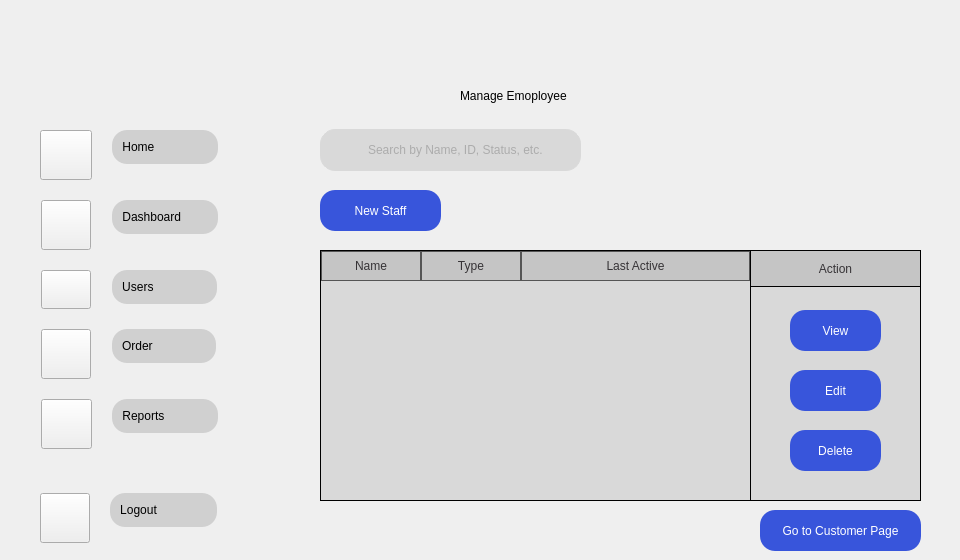
    <widget class="QWidget" name="US">
     <property name="styleSheet">
      <string notr="true">#US{
border-image: url(&quot;:/images/4.png&quot;) 0 0 0 0 stretch stretch;
background-repeat: (no-repeat);
backkground-position: (fixed);

}
#QLabel{
font-family: &quot;Fredoka&quot;;
font-size: 20px;
}</string>
     </property>
     <widget class="QWidget" name="verticalLayoutWidget_13">
      <property name="geometry">
       <rect>
        <x>30</x>
        <y>490</y>
        <width>241</width>
        <height>56</height>
       </rect>
      </property>
      <layout class="QVBoxLayout" name="verticalLayout_27">
       <item>
        <layout class="QFormLayout" name="formLayout_11">
         <property name="fieldGrowthPolicy">
          <enum>QFormLayout::FieldsStayAtSizeHint</enum>
         </property>
         <property name="rowWrapPolicy">
          <enum>QFormLayout::WrapLongRows</enum>
         </property>
         <property name="labelAlignment">
          <set>Qt::AlignCenter</set>
         </property>
         <property name="formAlignment">
          <set>Qt::AlignLeading|Qt::AlignLeft|Qt::AlignVCenter</set>
         </property>
         <property name="horizontalSpacing">
          <number>20</number>
         </property>
         <property name="verticalSpacing">
          <number>20</number>
         </property>
         <property name="leftMargin">
          <number>10</number>
         </property>
         <item row="0" column="0">
          <widget class="QPushButton" name="s2_3">
           <property name="styleSheet">
            <string notr="true">QPushButton{
border-image: url(&quot;:/Icons/Profilenowhite.png&quot;) 0 0 0 0 stretch stretch;
background-repeat: no-repeat;
 width: 42px;
    height: 42px;

}</string>
           </property>
           <property name="text">
            <string/>
           </property>
          </widget>
         </item>
         <item row="0" column="1">
          <layout class="QVBoxLayout" name="verticalLayout_28">
           <item>
            <widget class="QPushButton" name="Settbut_5">
             <property name="styleSheet">
              <string notr="true">QPushButton {
            background-color: #D0D0D0;
			border-style: outset;
			 padding: 10px;
            border-radius: 15px; /* Adjust this value for desired roundness */
            border-color: #D0D0D0; /* Example border color */
				
}

QPushButton:hover {
    background-color: #D9d9d9; /* Color when the mouse hovers over it */
	padding: 10px;
            border-radius: 15px; /* Adjust this value for desired roundness */
}
QPushButton:pressed {
    background-color: #797979; /* Color when the button is clicked down */
	padding: 10px;
            border-radius: 15px; /* Adjust this value for desired roundness */
}</string>
             </property>
             <property name="text">
              <string>Logout               </string>
             </property>
             <property name="autoDefault">
              <bool>false</bool>
             </property>
             <property name="default">
              <bool>false</bool>
             </property>
             <property name="flat">
              <bool>false</bool>
             </property>
            </widget>
           </item>
          </layout>
         </item>
        </layout>
       </item>
      </layout>
     </widget>
     <widget class="QWidget" name="verticalLayoutWidget_11">
      <property name="geometry">
       <rect>
        <x>30</x>
        <y>130</y>
        <width>241</width>
        <height>323</height>
       </rect>
      </property>
      <layout class="QVBoxLayout" name="verticalLayout_21">
       <property name="spacing">
        <number>1</number>
       </property>
       <property name="sizeConstraint">
        <enum>QLayout::SetFixedSize</enum>
       </property>
       <item>
        <layout class="QFormLayout" name="formLayout_9">
         <property name="sizeConstraint">
          <enum>QLayout::SetDefaultConstraint</enum>
         </property>
         <property name="fieldGrowthPolicy">
          <enum>QFormLayout::FieldsStayAtSizeHint</enum>
         </property>
         <property name="rowWrapPolicy">
          <enum>QFormLayout::WrapLongRows</enum>
         </property>
         <property name="labelAlignment">
          <set>Qt::AlignCenter</set>
         </property>
         <property name="formAlignment">
          <set>Qt::AlignLeading|Qt::AlignLeft|Qt::AlignVCenter</set>
         </property>
         <property name="horizontalSpacing">
          <number>20</number>
         </property>
         <property name="verticalSpacing">
          <number>20</number>
         </property>
         <property name="leftMargin">
          <number>10</number>
         </property>
         <property name="topMargin">
          <number>0</number>
         </property>
         <property name="bottomMargin">
          <number>0</number>
         </property>
         <item row="0" column="0">
          <widget class="QPushButton" name="h2_3">
           <property name="styleSheet">
            <string notr="true">QPushButton{
border-image: url(&quot;:/Icons/Home.png&quot;) 0 0 0 0 stretch stretch;
background-repeat: no-repeat;
 width: 44px;
    height: 42px;

}</string>
           </property>
           <property name="text">
            <string/>
           </property>
          </widget>
         </item>
         <item row="0" column="1">
          <layout class="QVBoxLayout" name="verticalLayout_22">
           <item>
            <widget class="QPushButton" name="Homebut_5">
             <property name="styleSheet">
              <string notr="true">QPushButton {
            background-color: #D0D0D0;
			border-style: outset;
			 padding: 10px;
            border-radius: 15px; /* Adjust this value for desired roundness */
            border-color: #D0D0D0; /* Example border color */
				
}

QPushButton:hover {
    background-color: #D9d9d9; /* Color when the mouse hovers over it */
	padding: 10px;
            border-radius: 15px; /* Adjust this value for desired roundness */
}
QPushButton:pressed {
    background-color: #797979; /* Color when the button is clicked down */
	padding: 10px;
            border-radius: 15px; /* Adjust this value for desired roundness */
}</string>
             </property>
             <property name="text">
              <string>Home                </string>
             </property>
             <property name="shortcut">
              <string/>
             </property>
             <property name="autoDefault">
              <bool>false</bool>
             </property>
             <property name="default">
              <bool>false</bool>
             </property>
             <property name="flat">
              <bool>true</bool>
             </property>
            </widget>
           </item>
          </layout>
         </item>
         <item row="1" column="0">
          <widget class="QPushButton" name="db2_3">
           <property name="styleSheet">
            <string notr="true">QPushButton{
border-image: url(&quot;:/Icons/DashB.png&quot;) 0 0 0 0 stretch stretch;
background-repeat: no-repeat;
 width: 42px;
    height: 42px;

}</string>
           </property>
           <property name="text">
            <string/>
           </property>
          </widget>
         </item>
         <item row="1" column="1">
          <layout class="QVBoxLayout" name="verticalLayout_23">
           <item>
            <widget class="QPushButton" name="Dashbut_5">
             <property name="styleSheet">
              <string notr="true">QPushButton {
            background-color: #D0D0D0;
			border-style: outset;
			 padding: 10px;
            border-radius: 15px; /* Adjust this value for desired roundness */
            border-color: #D0D0D0; /* Example border color */
				
}

QPushButton:hover {
    background-color: #D9d9d9; /* Color when the mouse hovers over it */
	padding: 10px;
            border-radius: 15px; /* Adjust this value for desired roundness */
}
QPushButton:pressed {
    background-color: #797979; /* Color when the button is clicked down */
	padding: 10px;
            border-radius: 15px; /* Adjust this value for desired roundness */
}</string>
             </property>
             <property name="text">
              <string>Dashboard        </string>
             </property>
             <property name="autoDefault">
              <bool>false</bool>
             </property>
             <property name="default">
              <bool>false</bool>
             </property>
             <property name="flat">
              <bool>false</bool>
             </property>
            </widget>
           </item>
          </layout>
         </item>
         <item row="2" column="0">
          <widget class="QPushButton" name="u2_3">
           <property name="styleSheet">
            <string notr="true">QPushButton{
border-image: url(&quot;:/Icons/User.png&quot;) 0 0 0 0 stretch stretch;
background-repeat: no-repeat;
 width: 42px;
    height: 31px;

}</string>
           </property>
           <property name="text">
            <string/>
           </property>
          </widget>
         </item>
         <item row="2" column="1">
          <layout class="QVBoxLayout" name="verticalLayout_24">
           <item>
            <widget class="QPushButton" name="Userbut_5">
             <property name="styleSheet">
              <string notr="true">QPushButton {
            background-color: #D0D0D0;
			border-style: outset;
			 padding: 10px;
            border-radius: 15px; /* Adjust this value for desired roundness */
            border-color: #D0D0D0; /* Example border color */
				
}

QPushButton:hover {
    background-color: #D9d9d9; /* Color when the mouse hovers over it */
	padding: 10px;
            border-radius: 15px; /* Adjust this value for desired roundness */
}
QPushButton:pressed {
    background-color: #797979; /* Color when the button is clicked down */
	padding: 10px;
            border-radius: 15px; /* Adjust this value for desired roundness */
}</string>
             </property>
             <property name="text">
              <string>Users                </string>
             </property>
             <property name="autoDefault">
              <bool>false</bool>
             </property>
             <property name="default">
              <bool>false</bool>
             </property>
             <property name="flat">
              <bool>false</bool>
             </property>
            </widget>
           </item>
          </layout>
         </item>
         <item row="4" column="0">
          <widget class="QPushButton" name="r2_3">
           <property name="styleSheet">
            <string notr="true">QPushButton{
border-image: url(&quot;:/Icons/Transa.png&quot;) 0 0 0 0 stretch stretch;
background-repeat: no-repeat;
 width: 43px;
    height: 42px;

}</string>
           </property>
           <property name="text">
            <string/>
           </property>
          </widget>
         </item>
         <item row="4" column="1">
          <layout class="QVBoxLayout" name="verticalLayout_25">
           <item>
            <widget class="QPushButton" name="Reportbut_5">
             <property name="styleSheet">
              <string notr="true">QPushButton {
            background-color: #D0D0D0;
			border-style: outset;
			 padding: 10px;
            border-radius: 15px; /* Adjust this value for desired roundness */
            border-color: #D0D0D0; /* Example border color */
				
}

QPushButton:hover {
    background-color: #D9d9d9; /* Color when the mouse hovers over it */
	padding: 10px;
            border-radius: 15px; /* Adjust this value for desired roundness */
}
QPushButton:pressed {
    background-color: #797979; /* Color when the button is clicked down */
	padding: 10px;
            border-radius: 15px; /* Adjust this value for desired roundness */
}</string>
             </property>
             <property name="text">
              <string>Reports             </string>
             </property>
             <property name="autoDefault">
              <bool>false</bool>
             </property>
             <property name="default">
              <bool>false</bool>
             </property>
             <property name="flat">
              <bool>false</bool>
             </property>
            </widget>
           </item>
          </layout>
         </item>
         <item row="3" column="1">
          <layout class="QVBoxLayout" name="verticalLayout_58">
           <item>
            <widget class="QPushButton" name="Orderbut_5">
             <property name="styleSheet">
              <string notr="true">QPushButton {
            background-color: #D0D0D0;
			border-style: outset;
			 padding: 10px;
            border-radius: 15px; /* Adjust this value for desired roundness */
            border-color: #D0D0D0; /* Example border color */
				
}

QPushButton:hover {
    background-color: #D9d9d9; /* Color when the mouse hovers over it */
	padding: 10px;
            border-radius: 15px; /* Adjust this value for desired roundness */
}
QPushButton:pressed {
    background-color: #797979; /* Color when the button is clicked down */
	padding: 10px;
            border-radius: 15px; /* Adjust this value for desired roundness */
}</string>
             </property>
             <property name="text">
              <string>Order                </string>
             </property>
             <property name="autoDefault">
              <bool>false</bool>
             </property>
             <property name="default">
              <bool>false</bool>
             </property>
             <property name="flat">
              <bool>false</bool>
             </property>
            </widget>
           </item>
          </layout>
         </item>
         <item row="3" column="0">
          <widget class="QPushButton" name="o2_3">
           <property name="styleSheet">
            <string notr="true">QPushButton{
border-image: url(&quot;:/Icons/Ordernowbg.png&quot;) 0 0 0 0 stretch stretch;
background-repeat: no-repeat;
 width: 42px;
    height: 42px;

}</string>
           </property>
           <property name="text">
            <string/>
           </property>
           <property name="autoRepeat">
            <bool>false</bool>
           </property>
           <property name="flat">
            <bool>false</bool>
           </property>
          </widget>
         </item>
        </layout>
       </item>
      </layout>
     </widget>
     <widget class="QLabel" name="ok_3">
      <property name="geometry">
       <rect>
        <x>460</x>
        <y>60</y>
        <width>491</width>
        <height>71</height>
       </rect>
      </property>
      <property name="text">
       <string>Manage Emoployee</string>
      </property>
     </widget>
     <widget class="QLabel" name="label_7">
      <property name="geometry">
       <rect>
        <x>330</x>
        <y>130</y>
        <width>41</width>
        <height>41</height>
       </rect>
      </property>
      <property name="styleSheet">
       <string notr="true"/>
      </property>
      <property name="text">
       <string/>
      </property>
      <property name="pixmap">
       <pixmap resource="../images/Resc_rc.qrc">:/Icons/searchingraysmol.png</pixmap>
      </property>
     </widget>
     <widget class="QPushButton" name="nwbut">
      <property name="geometry">
       <rect>
        <x>320</x>
        <y>190</y>
        <width>121</width>
        <height>41</height>
       </rect>
      </property>
      <property name="styleSheet">
       <string notr="true">QPushButton {
            background-color: #3855DB; /* Example background color */
            color: White; /* Example text color */
            border-radius: 15px; /* Adjust this value for desired roundness */
}
QPushButton:hover {
    background-color: #2746C3; /* Color when the mouse hovers over it */

}
QPushButton:pressed {
    background-color: #FFFFFF; /* Color when the button is clicked down */
	color: #3855DB;
	border-style: outset;
	border-width: 3px;
    border-radius: 15px; /* Adjust this value for desired roundness */
    border-color: #2746C3;
}</string>
      </property>
      <property name="text">
       <string>New Staff</string>
      </property>
     </widget>
     <widget class="QLabel" name="label_10">
      <property name="geometry">
       <rect>
        <x>320</x>
        <y>274</y>
        <width>601</width>
        <height>227</height>
       </rect>
      </property>
      <property name="styleSheet">
       <string notr="true">QLabel {
    background-color: #d9d9d9; /* Light gray background color */
	color:   gray;
  border: 1px solid black;
 
}</string>
      </property>
      <property name="text">
       <string/>
      </property>
     </widget>
     <widget class="QPushButton" name="gotc">
      <property name="geometry">
       <rect>
        <x>760</x>
        <y>510</y>
        <width>161</width>
        <height>41</height>
       </rect>
      </property>
      <property name="styleSheet">
       <string notr="true">QPushButton {
            background-color: #3855DB; /* Example background color */
            color: White; /* Example text color */
            border-radius: 15px; /* Adjust this value for desired roundness */
}
QPushButton:hover {
    background-color: #2746C3; /* Color when the mouse hovers over it */

}
QPushButton:pressed {
    background-color: #FFFFFF; /* Color when the button is clicked down */
	color: #3855DB;
	border-style: outset;
	border-width: 3px;
    border-radius: 15px; /* Adjust this value for desired roundness */
    border-color: #2746C3;
}</string>
      </property>
      <property name="text">
       <string>Go to Customer Page</string>
      </property>
     </widget>
     <widget class="QScrollArea" name="scrollArea">
      <property name="geometry">
       <rect>
        <x>320</x>
        <y>280</y>
        <width>401</width>
        <height>221</height>
       </rect>
      </property>
      <property name="styleSheet">
       <string notr="true">#scrollArea {
    background-color: #d9d9d9; /* Light gray background color */
	color:   gray;
    border-radius: 20px; /* Adjust this value for desired roundness *
}</string>
      </property>
      <property name="widgetResizable">
       <bool>true</bool>
      </property>
      <widget class="QWidget" name="scrollAreaWidgetContents">
       <property name="geometry">
        <rect>
         <x>0</x>
         <y>0</y>
         <width>401</width>
         <height>221</height>
        </rect>
       </property>
       <property name="styleSheet">
        <string notr="true">#scrollAreaWidgetContents {
    background-color: #d9d9d9; /* Light gray background color */
	color:   gray;
    border: 1px solid #d9d9d9; /* Subtle border */
    border-radius: 20px; /* Adjust this value for desired roundness *
}</string>
       </property>
      </widget>
     </widget>
     <widget class="QTableWidget" name="tw">
      <property name="geometry">
       <rect>
        <x>320</x>
        <y>250</y>
        <width>431</width>
        <height>251</height>
       </rect>
      </property>
      <property name="styleSheet">
       <string notr="true">
QTableWidget {
        background-color: #d9d9d9;
        alternate-background-color: #d9d9d9;
        color: black;
        gridline-color: #d9d9d9;
        border: 1px solid black;
    }

    QTableWidget::item:selected {
        background-color:#c5c5c5;
        color: black;
    }

    QHeaderView::section {
        background-color:#c5c5c5;
        color: #363336;
        padding: 5px;
        border: 1px solid #555555;
		 border-radius: 20px;
    }</string>
      </property>
      <property name="editTriggers">
       <set>QAbstractItemView::NoEditTriggers</set>
      </property>
      <property name="dragEnabled">
       <bool>false</bool>
      </property>
      <property name="dragDropMode">
       <enum>QAbstractItemView::NoDragDrop</enum>
      </property>
      <property name="alternatingRowColors">
       <bool>true</bool>
      </property>
      <property name="selectionMode">
       <enum>QAbstractItemView::SingleSelection</enum>
      </property>
      <property name="selectionBehavior">
       <enum>QAbstractItemView::SelectRows</enum>
      </property>
      <attribute name="horizontalHeaderVisible">
       <bool>true</bool>
      </attribute>
      <attribute name="horizontalHeaderHighlightSections">
       <bool>false</bool>
      </attribute>
      <attribute name="horizontalHeaderStretchLastSection">
       <bool>true</bool>
      </attribute>
      <attribute name="verticalHeaderHighlightSections">
       <bool>false</bool>
      </attribute>
      <column>
       <property name="text">
        <string>Name</string>
       </property>
       <property name="background">
        <color>
         <red>217</red>
         <green>217</green>
         <blue>217</blue>
        </color>
       </property>
      </column>
      <column>
       <property name="text">
        <string>Type</string>
       </property>
      </column>
      <column>
       <property name="text">
        <string>Last Active</string>
       </property>
      </column>
     </widget>
     <widget class="QLabel" name="label_12">
      <property name="geometry">
       <rect>
        <x>800</x>
        <y>240</y>
        <width>71</width>
        <height>41</height>
       </rect>
      </property>
      <property name="text">
       <string>Actions</string>
      </property>
      <property name="alignment">
       <set>Qt::AlignCenter</set>
      </property>
     </widget>
     <widget class="QPushButton" name="nwbut_2">
      <property name="geometry">
       <rect>
        <x>790</x>
        <y>310</y>
        <width>91</width>
        <height>41</height>
       </rect>
      </property>
      <property name="styleSheet">
       <string notr="true">QPushButton {
            background-color: #3855DB; /* Example background color */
            color: White; /* Example text color */
            border-radius: 15px; /* Adjust this value for desired roundness */
}
QPushButton:hover {
    background-color: #2746C3; /* Color when the mouse hovers over it */

}
QPushButton:pressed {
    background-color: #FFFFFF; /* Color when the button is clicked down */
	color: #3855DB;
	border-style: outset;
	border-width: 3px;
    border-radius: 15px; /* Adjust this value for desired roundness */
    border-color: #2746C3;
}</string>
      </property>
      <property name="text">
       <string>View</string>
      </property>
     </widget>
     <widget class="QPushButton" name="nwbut_3">
      <property name="geometry">
       <rect>
        <x>790</x>
        <y>370</y>
        <width>91</width>
        <height>41</height>
       </rect>
      </property>
      <property name="styleSheet">
       <string notr="true">QPushButton {
            background-color: #3855DB; /* Example background color */
            color: White; /* Example text color */
            border-radius: 15px; /* Adjust this value for desired roundness */
}
QPushButton:hover {
    background-color: #2746C3; /* Color when the mouse hovers over it */

}
QPushButton:pressed {
    background-color: #FFFFFF; /* Color when the button is clicked down */
	color: #3855DB;
	border-style: outset;
	border-width: 3px;
    border-radius: 15px; /* Adjust this value for desired roundness */
    border-color: #2746C3;
}</string>
      </property>
      <property name="text">
       <string>Edit</string>
      </property>
     </widget>
     <widget class="QPushButton" name="nwbut_4">
      <property name="geometry">
       <rect>
        <x>790</x>
        <y>430</y>
        <width>91</width>
        <height>41</height>
       </rect>
      </property>
      <property name="styleSheet">
       <string notr="true">QPushButton {
            background-color: #3855DB; /* Example background color */
            color: White; /* Example text color */
            border-radius: 15px; /* Adjust this value for desired roundness */
}
QPushButton:hover {
    background-color: #2746C3; /* Color when the mouse hovers over it */

}
QPushButton:pressed {
    background-color: #FFFFFF; /* Color when the button is clicked down */
	color: #3855DB;
	border-style: outset;
	border-width: 3px;
    border-radius: 15px; /* Adjust this value for desired roundness */
    border-color: #2746C3;
}</string>
      </property>
      <property name="text">
       <string>Delete</string>
      </property>
     </widget>
     <widget class="QLineEdit" name="line">
      <property name="geometry">
       <rect>
        <x>320</x>
        <y>129</y>
        <width>261</width>
        <height>42</height>
       </rect>
      </property>
      <property name="styleSheet">
       <string notr="true">QLineEdit {
    background-color: #d9d9d9; /* Light gray background color */
	color:   gray;
    border: 1px solid #d9d9d9; /* Subtle border */
    border-radius: 15px; /* Adjust this value for desired roundness */
    padding-left: 45px; /* Important: Add padding to make space for the icon */
    padding-right: 10px; /* Optional: Add some padding on the right side */
    min-height: 40px; /* Optional: Set a minimum height for a larger bar */
}</string>
      </property>
      <property name="inputMask">
       <string/>
      </property>
      <property name="text">
       <string/>
      </property>
      <property name="echoMode">
       <enum>QLineEdit::Normal</enum>
      </property>
      <property name="placeholderText">
       <string comment="Search" extracomment="Search">Search by Name, ID, Status, etc.</string>
      </property>
      <property name="clearButtonEnabled">
       <bool>false</bool>
      </property>
     </widget>
     <widget class="QLabel" name="label_35">
      <property name="geometry">
       <rect>
        <x>750</x>
        <y>250</y>
        <width>171</width>
        <height>37</height>
       </rect>
      </property>
      <property name="styleSheet">
       <string notr="true">#label_35{
background-color:#c5c5c5;
        color: #363336;
        padding: 5px;
       border: 1px solid black;

}</string>
      </property>
      <property name="text">
       <string>Action</string>
      </property>
      <property name="alignment">
       <set>Qt::AlignCenter</set>
      </property>
     </widget>
     <zorder>scrollArea</zorder>
     <zorder>line</zorder>
     <zorder>verticalLayoutWidget_13</zorder>
     <zorder>verticalLayoutWidget_11</zorder>
     <zorder>ok_3</zorder>
     <zorder>label_7</zorder>
     <zorder>nwbut</zorder>
     <zorder>label_10</zorder>
     <zorder>gotc</zorder>
     <zorder>label_12</zorder>
     <zorder>nwbut_2</zorder>
     <zorder>nwbut_3</zorder>
     <zorder>nwbut_4</zorder>
     <zorder>tw</zorder>
     <zorder>label_35</zorder>
    </widget>
